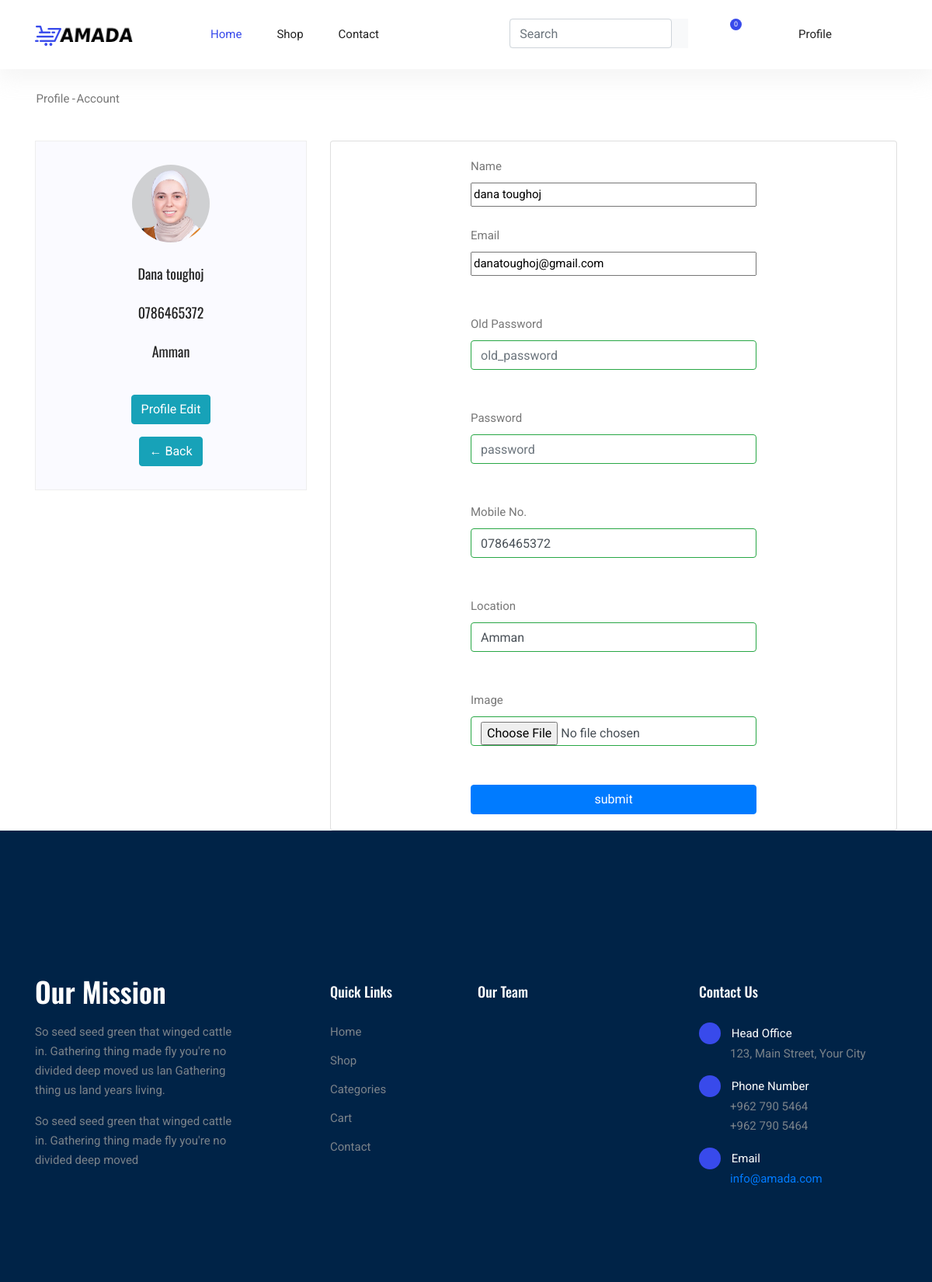
The app's page /profile_edit.php (signed in) with its own data.
### tables this page shows
CREATE TABLE `customers` (
  `customer_id` int(11) NOT NULL,
  `customer_name` varchar(20) DEFAULT NULL,
  `customer_email` varchar(50) NOT NULL,
  `customer_password` varchar(50) NOT NULL,
  `customer_location` varchar(100) DEFAULT NULL,
  `customer_mobile` varchar(10) DEFAULT NULL,
  `customer_image` varchar(255) DEFAULT NULL
);

### public/profile_edit.php (the view, shortened to what this page needs)
<?php
require_once("../db_connection.php");
if(!isset($_SESSION['user'])){
    header("location:index.php");
}else{
    $user_id=$_SESSION['user'];
}
$user_date="
SELECT
customer_email,
customer_name,
customer_password,
customer_mobile,
customer_location,
customer_image
FROM customers
WHERE customer_id= '{$user_id}'
";
$res=mysqli_query($conn,$user_date);
$row= mysqli_fetch_assoc($res);
	$name = $email = $password = $old_password
	=$mobile = $location = $image
	= "";
    require("./includes/public_header.php");
?>
    <section>
        <div class="container my-4">
            <div>
        <nav aria-label="breadcrumb" class="banner-breadcrumb">
            <ol class="breadcrumb">
            <li class="breadcrumb-item"><a href="#">Profile</a></li>
            <li class="breadcrumb-item active" aria-current="page">Account</li>
        </ol>
        </nav>
    </div>
</div>
</section>
	<section class="blog_area single-post-area py-1px ">
        <div class="container">
					<div class="row">
                        <div class="col-lg-4">
							<div class="blog_right_sidebar">
								<aside class=" single_sidebar_widget author_widget">
									<img class="author_img rounded-circle"
									width="100" height="100"src="<?php echo (isset($row['customer_image'] ))?$row['customer_image']:"https://uybor.uz/borless/uybor/img/user-images/user_no_photo_300x300.png";?>" alt= "<?php $n= (isset($row['customer_name'] ))?$row['customer_name']:$name;echo ucfirst($n);?>" >
											<h4>
												<?php $n= (isset($row['customer_name'] ))?$row['customer_name']:$name;
											echo ucfirst($n);
											?>
											</h4>
											<h4>
												<?php echo (isset($row['customer_mobile'] ))?$row['customer_mobile']:'Please add your Phone No. !';   ?>
											</h4>
											<h4>
												<?php echo (isset($row['customer_location'] ))?$row['customer_location']:'Please add your location !';   ?>
											</h4>
											<br>
											<div class="my-3">
												<a  href="profile_edit.php"><button class="btn btn-info">Profile Edit</button></a>
											</div>
											<div>
												<a  href="profile.php"><button class="btn btn-info">← Back</button></a>
											</div>
									</div>
							</div>
							<div class="col-lg-8 posts-list">
								<div class="card">
									<div class="card-body">
										<form method="post" action='' style="display: grid;justify-content:center;"
										enctype="multipart/form-data"
										>
											<label for="validationServer01">Name</label>
											<input type="text" name="name"
											value="<?php echo (isset($row['customer_name'] ))?$row['customer_name']:null;?>">
											<br>
											<label for="validationServer01">Email</label>
											<input type="text" name="email" value="<?php echo (isset($row['customer_email'] ))?$row['customer_email']:null;?>">
											<br>
											<br>
											<label for="validationServer01">Old Password</label>
											<input type="text" class="form-control is-valid" id="validationServer01" placeholder="old_password" name="old_password" value="<?php echo $old_password;?>">
											<br>
											<br>
											<label for="validationServer01"> Password</label>
											<input type="text" class="form-control is-valid" id="validationServer01" placeholder="password" name="password" value="<?php echo $password;?>">
											<br>
											<br>
											<label for="validationServer01"> Mobile No.</label>
											<input type="text" class="form-control is-valid" id="validationServer01" placeholder="mobile" name="mobile" value="<?php echo (isset($row['customer_mobile'] ))?$row['customer_mobile']:null;?>">
											<br>
											<br>
											<label for="validationServer01"> Location</label>
											<input type="text" class="form-control is-valid" id="validationServer01" placeholder="location" name="location" value="<?php echo (isset($row['customer_location'] ))?$row['customer_location']:null;?>">
											<br>
											<br>
											<label for="validationServer01"> Image</label>
											<input type="file" class="form-control is-valid" id="validationServer01" placeholder="image" name="image" value="<?php echo (isset($row['customer_image'] ))?$row['customer_image']:null;?>">
											<br>
											<br>
											<input style="width: 23rem;" type="submit" name='submit'  value='submit' class="btn btn-primary">
										</form>
									</div>
								</div>
							</div>
						</div>
					</div>
	</section>
<?php require('./includes/public_footer.php');?>
</body>
</html>

### records on screen
customers: customer_image (picture), customer_name "Dana toughoj", customer_mobile "0786465372", customer_location "Amman", name "dana toughoj", email "danatoughoj@gmail.com", mobile "0786465372", location "Amman"
